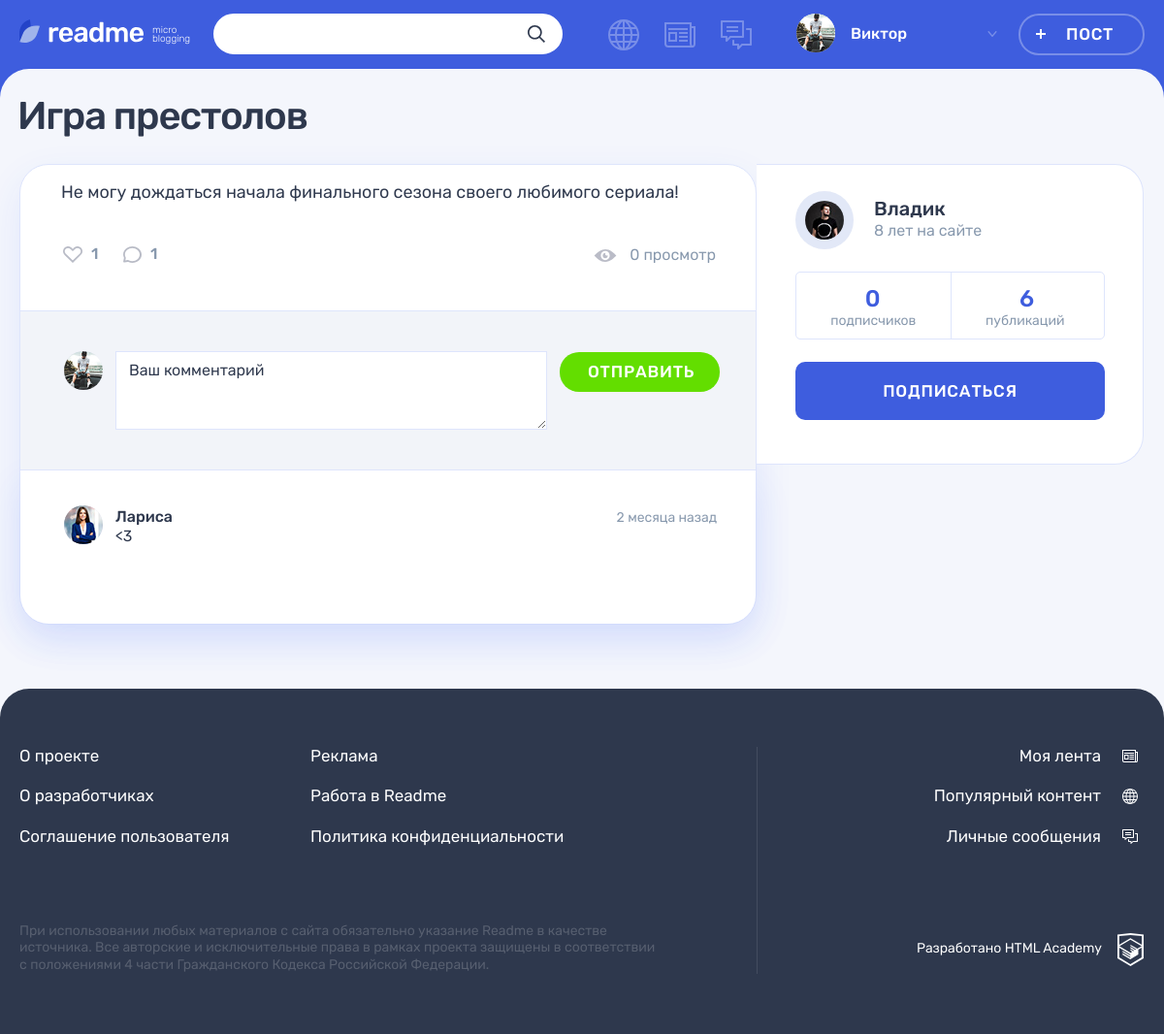
Screenshot of /post.php?postId=2 (signed in) with the database file from the repository.
### tables this page shows
CREATE TABLE IF NOT EXISTS `posts` (
  `posts_id` INT NOT NULL AUTO_INCREMENT,
  `post_date` DATETIME NOT NULL,
  `title` TEXT(120) NOT NULL,
  `content` TEXT NOT NULL,
  `quote_author` VARCHAR(225) NULL,
  `img_url` VARCHAR(225) NULL,
  `video_url` VARCHAR(225) NULL,
  `users_site_url` VARCHAR(225) NULL,
  `number_of_views` INT NOT NULL DEFAULT 0,
  `users_id` INT NOT NULL,
  `content_types_id` INT NOT NULL,
  `isrepost` INT DEFAULT 0,
  `user_author_id` INT DEFAULT 0,
  `post_origin_id` INT DEFAULT 0,
  PRIMARY KEY (`posts_id`),
  INDEX `id_UNIQUE` (`posts_id` ASC),
  INDEX `users_to_posts_idx` (`users_id` ASC),
  INDEX `fk_posts_content_types1_idx` (`content_types_id` ASC),
  FULLTEXT INDEX `posts_search` (`title`, `content`),
  CONSTRAINT `users_to_posts`
    FOREIGN KEY (`users_id`)
    REFERENCES `users` (`users_id`)
    ON DELETE NO ACTION
    ON UPDATE NO ACTION,
  CONSTRAINT `posts_to_content_types`
    FOREIGN KEY (`content_types_id`)
    REFERENCES `content_types` (`content_types_id`)
    ON DELETE NO ACTION
    ON UPDATE NO ACTION);

CREATE TABLE IF NOT EXISTS `comments` (
  `comments_id` INT NOT NULL AUTO_INCREMENT,
  `data_time_of_origin` DATETIME NOT NULL,
  `text` TEXT NOT NULL,
  `users_id` INT NOT NULL,
  `post_id` INT NOT NULL,
  PRIMARY KEY (`comments_id`),
  UNIQUE INDEX `id_UNIQUE` (`comments_id` ASC),
  INDEX `fk_comment_users1_idx` (`users_id` ASC),
  INDEX `fk_comment_post1_idx` (`post_id` ASC),
  CONSTRAINT `users_to_comments`
    FOREIGN KEY (`users_id`)
    REFERENCES `users` (`users_id`)
    ON DELETE NO ACTION
    ON UPDATE NO ACTION,
  CONSTRAINT `posts_to_comments`
    FOREIGN KEY (`post_id`)
    REFERENCES `posts` (`posts_id`)
    ON DELETE NO ACTION
    ON UPDATE NO ACTION);

CREATE TABLE IF NOT EXISTS `users` (
  `users_id` INT NOT NULL AUTO_INCREMENT,
  `registration_date` DATETIME NOT NULL,
  `email` VARCHAR(225) NOT NULL,
  `name` VARCHAR(225) NOT NULL,
  `password` VARCHAR(225) NOT NULL,
  `avatar` VARCHAR(225) NULL,
  `contact_info` VARCHAR(225) NULL,
  PRIMARY KEY (`users_id`),
  UNIQUE INDEX `idusers_UNIQUE` (`users_id` ASC),
  UNIQUE INDEX `email_UNIQUE` (`email` ASC));

### templates/post.php (the view, shortened to what the rows shown need)
<?php foreach ($cards as $key => $card) ?>
<?php foreach ($user as $key => $userData) ?>
<main class="page__main page__main--publication">
    <div class="container">
        <h1 class="page__title page__title--publication"><?= $card['title'] ?></h1>
        <section class="post-details">
            <div class="post-details__wrapper">
                <div class="post-details__main-block post post--details">
                    <?php if ($card['type'] === 'quote'): ?>
                        <div class="post-details__image-wrapper post-quote">
                            <div class="post__main">
                                <blockquote>
                                    <p>
                                        <?= $card['content'] ?>
                                    </p>
                                    <cite> <?= $card['quote_author'] ?></cite>
                                </blockquote>
                            </div>
                        </div>
                    <?php elseif ($card['type'] === 'text'): ?>
                        <div class="post-details__image-wrapper post-text">
                            <div class="post__main">
                                <p>
                                    <?= $card['content'] ?>
                                </p>
                            </div>
                        </div>
                    <?php elseif ($card['type'] === 'picture'): ?>
                        <div class="post-details__image-wrapper post-photo__image-wrapper">
                            <img src="<?= $card['content'] ?>" alt="Фото от пользователя" width="760" height="507">
                        </div>
                    <?php endif ?>
                    <div class="post__indicators">
                        <div class="post__buttons">
                            <a class="post__indicator post__indicator--likes button" title="Лайк"
                               data-post-id='<?= $postId ?>'>
                            </a>
                            <a class="post__indicator post__indicator--comments button" href="#" title="Комментарии">
                            </a>
                        </div>
                        <span class="post__view"><?= dbGetViewPost($con, $postId) . ' ' . get_noun_plural_form( dbGetPostViews($con, $postId), 'просмотр', 'просмотры', 'просмотров') ?></span>
                    </div>
                    <div class="comments" id="comments">
                        <div class="comments__list-wrapper">
                            <ul class="comments__list">
                                <?php foreach ($comments as $key => $comment): ?>
                                    <li class="comments__item user">
                                        <div class="comments__avatar">
                                            <a class="user__avatar-link" href="#">
                                                <img class="comments__picture" src="<?= $comment['avatar'] ?>"
                                                     alt="">
                                            </a>
                                        </div>
                                        <div class="comments__info">
                                            <div class="comments__name-wrapper">
                                                <a class="comments__user-name"
                                                   href="profile.php?user=<?= $comment['users_id'] ?>&tab=posts">
                                                    <span><?= $comment['name'] ?></span>
                                                </a>
                                                <time class="comments__time"
                                                      datetime="<?= $comment['data_time_of_origin'] ?>"
                                                      title="<?= date('d.m.Y H:i',
                                                          strtotime($comment['data_time_of_origin'])) ?>"><?= showTimeGap($comment['data_time_of_origin']) . ' назад' ?></time>
                                            </div>
                                            <p class="comments__text">
                                                <?= $comment['text'] ?>
                                            </p>
                                        </div>
                                    </li>
                                <?php endforeach ?>
                            </ul>
                        </div>
                    </div>
                </div>
                <div class="post-details__user user">
                    <div class="post-details__user-info user__info">
                        <div class="post-details__avatar user__avatar">
                            <a class="post-details__avatar-link user__avatar-link"
                               href="profile.php?user=<?= $card['users_id'] ?>">
                                <img class="post-details__picture user__picture" src="<?= $card['avatar'] ?>"
                                     alt="">
                            </a>
                        </div>
                        <div class="post-details__name-wrapper user__name-wrapper">
                            <a class="post-details__name user__name"
                               href="/profile.php?user=<?= $card['users_id'] ?>&tab=posts">
                                <span><?= $card['name'] ?></span>
                            </a>
                            <time class="post-details__time user__time" datetime="<?= date('Y.m.d.',
                                strtotime($userData['registration_date'])) ?>"><?= showTimeGap($userData['registration_date']) . ' на сайте' ?></time>
                        </div>
                    </div>
                </div>
            </div>
        </section>
    </div>
</main>

### rows the page displays
posts: title "Игра престолов", content "Не могу дождаться начала финального сезона своего любимого сериала!", number_of_views "просмотр", users.avatar (picture), users.name "Владик"
comments: users.avatar (picture), users.name "Лариса", data_time_of_origin "2 месяца", text "<3"
users: registration_date "8 лет"

### other values shown
$userSession['user-name'] "Виктор"
dbCountCommentsToPost($con, $postId) "1"
dbGetViewPost($con, $postId) "0"
$userDataSubs "0"
$userDataPosts "6"
